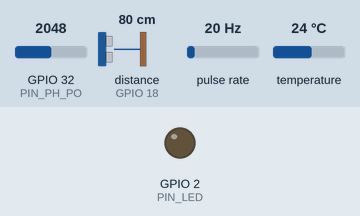
The sketch below on a simulated ESP32. On the bench: output pins drawn as LEDs (lit = HIGH). Wiring (inferred from the names in the program): ultrasonic range finder: trigger GPIO 5; echo GPIO 18; pulse sensor: data GPIO 16. The inputs (shaded band) are chosen by the test bench; at power-on: distance to the obstacle (sensor on GPIO 18) 80 cm, GPIO 32 (PIN_PH_PO) = 2048, pulse rate 20 Hz, temperature 24 °C. The echo pulse lasts 58.3 µs per cm; nothing arrives over Bluetooth unless stated; pins used as bus, display or sensor lines are not drawn; what the sketch prints to the serial monitor is not drawn.

Above: at 0.0 s.
At 2.2 s:
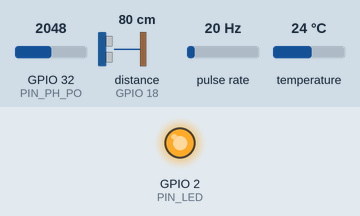
2.3 s: distance to the obstacle (sensor on GPIO 18) set to 2 cm
Timing chart, 0 to 5.3 s (numbered marks = the images above; inputs shaded):
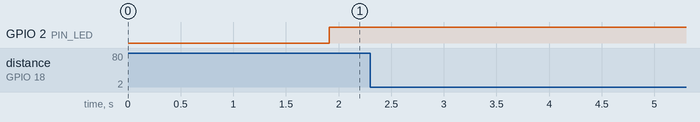

Measured:
- after the input at 2.3 s, every drawn part: stays the same

The sketch:

AquaIntel_firmware_Bluetooth.ino
```cpp
/*
 * ============================================================================
 * AQUAINTEL - SMART AUTONOMOUS WATER TANK MONITORING SYSTEM
 * Master Dedicated Bluetooth Firmware for Mobile Application
 * ============================================================================
 *
 * Pin Connections Verified:
 * 1. Ultrasonic Level Sensor:
 *    - TRIG Pin  --> ESP32 GPIO 5
 *    - ECHO Pin  --> ESP32 GPIO 18 (via 1kΩ / 2kΩ Voltage Divider)
 * 2. Status Indicator LED:
 *    - Anode (+) --> ESP32 GPIO 2 (via 220Ω Resistor)
 * 3. Waterproof DS18B20 Temp Sensor:
 *    - Yellow (Data) --> ESP32 GPIO 4 (with 4.7kΩ Pull-up Resistor to 3.3V)
 *    - Red (VCC)     --> ESP32 3.3V
 *    - Black (GND)   --> ESP32 GND
 * 4. E-201-C pH Sensor Probe:
 *    - Po Pin   --> ESP32 GPIO 32 (Analog Input)
 *    - V+ Pin   --> ESP32 5V (VIN)
 *    - G Pin    --> ESP32 GND
 * 5. YF-S201 Water Flow Rate Sensor:
 *    - Yellow (Signal) --> ESP32 GPIO 16 (Hardware Interrupt Pin)
 *    - Red (VCC)       --> ESP32 5V (VIN)
 *    - Black (GND)     --> ESP32 GND
 */

#include <Arduino.h>
#include <OneWire.h>
#include <DallasTemperature.h>
#include <BluetoothSerial.h>

#if !defined(CONFIG_BT_ENABLED) || !defined(CONFIG_BLUEDROID_ENABLED)
#error Bluetooth is not enabled! Please enable it in Arduino IDE settings.
#endif

// ============================================================================
// HARDWARE PIN DEFINITIONS
// ============================================================================
const int PIN_TRIG        = 5;   // Ultrasonic Trigger Output
const int PIN_ECHO        = 18;  // Ultrasonic Echo Input
const int PIN_PH_PO       = 32;  // pH Probe Analog Input (GPIO 32)
const int PIN_DS18B20     = 4;   // Temperature Data Pin (GPIO 4)
const int PIN_FLOW_SENSOR = 16;  // Water Flow Sensor Interrupt (GPIO 16)
const int PIN_LED         = 2;   // Status Alert LED (GPIO 2)

// ============================================================================
// TANK & CALIBRATION PARAMETERS
// ============================================================================
const float TANK_TOTAL_HEIGHT_CM   = 30.0f;  // Tank depth in cm
const float SENSOR_MIN_OFFSET_CM   = 4.0f;   // Air gap at 100% full
const float SOUND_SPEED_CM_PER_US  = 0.0343f;
const float TANK_CAPACITY_LITERS   = 1000.0f;
const float FLOW_CALIBRATION_FACTOR = 7.5f;   // YF-S201

float ph7Voltage = 1.128f; // Calibrated neutral baseline voltage

// Global Controllers
OneWire oneWire(PIN_DS18B20);
DallasTemperature tempSensor(&oneWire);
BluetoothSerial SerialBT;

// State Variables
volatile uint32_t flowPulseCount = 0;
float currentFlowRateLmin = 0.0f;
float cumulativeConsumedLiters = 0.0f;
float previousWaterLevelPct = -1.0f;
uint8_t factIndex = 0;
unsigned long lastUpdateTimestamp = 0;

// Interrupt Service Routine (ISR) for Flow Sensor Pulses
void IRAM_ATTR pulseCounterISR() {
    flowPulseCount++;
}

// ULTRASONIC DRIVER
float readRawDistanceCM() {
    digitalWrite(PIN_TRIG, LOW); delayMicroseconds(2);
    digitalWrite(PIN_TRIG, HIGH); delayMicroseconds(10);
    digitalWrite(PIN_TRIG, LOW);

    long durationUS = pulseIn(PIN_ECHO, HIGH, 30000);
    if (durationUS <= 0) return -1.0f;

    float distance = (durationUS * SOUND_SPEED_CM_PER_US) / 2.0f;
    if (distance < 1.0f || distance > 400.0f) return -1.0f;
    return distance;
}

float getFilteredDistanceCM(int samples = 5) {
    float sum = 0.0f; int validCount = 0;
    for (int i = 0; i < samples; i++) {
        float d = readRawDistanceCM();
        if (d > 0.0f) { sum += d; validCount++; }
        delay(15);
    }
    if (validCount == 0) return -1.0f;
    return sum / (float)validCount;
}

void setup() {
    Serial.begin(115200);
    delay(1000);

    pinMode(PIN_TRIG, OUTPUT);
    pinMode(PIN_ECHO, INPUT_PULLDOWN);
    digitalWrite(PIN_TRIG, LOW);
    pinMode(PIN_LED, OUTPUT);

    // Water Flow Sensor Interrupt Setup
    pinMode(PIN_FLOW_SENSOR, INPUT_PULLUP);
    attachInterrupt(digitalPinToInterrupt(PIN_FLOW_SENSOR), pulseCounterISR, RISING);

    analogSetAttenuation(ADC_11db);
    tempSensor.begin();

    // Start Bluetooth Classic SPP Serial ("AQUAINTEL_BT")
    SerialBT.begin("AQUAINTEL_BT");

    Serial.println(F("\n========================================================"));
    Serial.println(F(" AQUAINTEL - DEDICATED BLUETOOTH MOBILE APP FIRMWARE   "));
    Serial.println(F("[BLUETOOTH LOG] Bluetooth Serial 'AQUAINTEL_BT' Started!"));
    Serial.println(F("Pair your Mobile App with 'AQUAINTEL_BT' to start telemetry"));
    Serial.println(F("========================================================\n"));
}

void loop() {
    // Check for Inbound Bluetooth Commands from Mobile App
    if (SerialBT.available()) {
        String btCmd = SerialBT.readStringUntil('\n');
        btCmd.trim();
        if (btCmd == "CAL_PH7") {
            uint32_t sum = 0;
            for (int i = 0; i < 64; i++) { sum += analogRead(PIN_PH_PO); delay(2); }
            ph7Voltage = (sum / 64.0f / 4095.0f) * 3.3f;
            SerialBT.println("{\"status\":\"ok\",\"ph7Voltage\":" + String(ph7Voltage, 3) + "}");
        } else if (btCmd == "RESET_USAGE") {
            cumulativeConsumedLiters = 0.0f;
            SerialBT.println("{\"status\":\"ok\"}");
        }
    }

    unsigned long currentMillis = millis();
    if (currentMillis - lastUpdateTimestamp >= 1000) {
        lastUpdateTimestamp = currentMillis;

        // Calculate Flow Rate L/min from Hardware Interrupt Pulses
        noInterrupts();
        uint32_t pulses = flowPulseCount;
        flowPulseCount = 0;
        interrupts();

        currentFlowRateLmin = ((float)pulses) / FLOW_CALIBRATION_FACTOR;
        cumulativeConsumedLiters += (currentFlowRateLmin / 60.0f);

        float distance = getFilteredDistanceCM(5);
        float waterPct = 0.0f; float liters = 0.0f; bool isLevelValid = false;
        if (distance > 0.0f && distance <= (TANK_TOTAL_HEIGHT_CM + 10.0f)) {
            isLevelValid = true;
            float usableHeight = TANK_TOTAL_HEIGHT_CM - SENSOR_MIN_OFFSET_CM;
            if (usableHeight <= 0.0f) usableHeight = 1.0f;
            float waterColumnCM = TANK_TOTAL_HEIGHT_CM - distance;
            waterPct = constrain((waterColumnCM / usableHeight) * 100.0f, 0.0f, 100.0f);
            liters = (waterPct / 100.0f) * TANK_CAPACITY_LITERS;
        }

        tempSensor.requestTemperatures();
        float tempC = tempSensor.getTempCByIndex(0);
        if (tempC == DEVICE_DISCONNECTED_C || tempC < -40.0f || tempC > 125.0f) tempC = 25.0f;

        uint32_t phSum = 0;
        for (int i = 0; i < 64; i++) { phSum += analogRead(PIN_PH_PO); delayMicroseconds(100); }
        float phVolts = ((phSum / 64.0f) / 4095.0f) * 3.3f;
        float uncompPh = 7.00f + ((phVolts - ph7Voltage) * 3.5f);
        float phVal = constrain(uncompPh + (0.0033f * (tempC - 25.0f) * (7.00f - uncompPh)), 0.0f, 14.0f);

        // Case Alert Flags for Bluetooth Mobile Push Notifications
        bool isOverflow = (isLevelValid && waterPct >= 95.0f);
        bool isMaint = (phVal < 6.5f || phVal > 8.5f || tempC > 35.0f);
        bool isLeak = (previousWaterLevelPct > 0.0f && (previousWaterLevelPct - waterPct) >= 2.0f && currentFlowRateLmin == 0.0f);

        String alertTitle = "NOMINAL";
        String alertMsg = "All metrics nominal";

        if (isOverflow) {
            alertTitle = "🚨 OVERFLOW WARNING";
            alertMsg = "Tank is 95%+ FULL! Turn off water pump immediately.";
            digitalWrite(PIN_LED, HIGH);
        } else if (isLeak) {
            alertTitle = "💧 LEAKAGE ALERT";
            alertMsg = "Drastic water level drop detected! Check for tank pipe leak.";
            digitalWrite(PIN_LED, HIGH);
        } else if (isMaint) {
            alertTitle = "⚠️ MAINTENANCE REQUIRED";
            alertMsg = "Water pH or Temperature out of safe bounds!";
            digitalWrite(PIN_LED, HIGH);
        } else {
            digitalWrite(PIN_LED, LOW);
        }

        if (isLevelValid) previousWaterLevelPct = waterPct;

        char factBuf[128];
        factIndex = (factIndex + 1) % 4;
        if (factIndex == 0) snprintf(factBuf, sizeof(factBuf), "[RICE] Spent %.1fL! Water for %.1fg Paddy Rice.", cumulativeConsumedLiters, cumulativeConsumedLiters * 0.4f);
        else if (factIndex == 1) snprintf(factBuf, sizeof(factBuf), "[CHAI] Spent %.1fL! Equals %.1f cups of Chai.", cumulativeConsumedLiters, cumulativeConsumedLiters / 30.0f);
        else if (factIndex == 2) snprintf(factBuf, sizeof(factBuf), "[WHEAT] Spent %.1fL! Water for %.1f Rotis.", cumulativeConsumedLiters, cumulativeConsumedLiters / 50.0f);
        else snprintf(factBuf, sizeof(factBuf), "[QUOTA] Spent %.1fL! (%.1f%% of 135L Indian Quota).", cumulativeConsumedLiters, (cumulativeConsumedLiters / 135.0f) * 100.0f);

        String json = "{";
        json += "\"waterLevelPercent\":" + String(waterPct, 1) + ",";
        json += "\"currentLiters\":" + String(liters, 1) + ",";
        json += "\"tankCapacity\":" + String(TANK_CAPACITY_LITERS, 0) + ",";
        json += "\"distanceCM\":" + String(distance, 1) + ",";
        json += "\"isLevelValid\":" + String(isLevelValid ? "true" : "false") + ",";
        json += "\"pH\":" + String(phVal, 2) + ",";
        json += "\"flowRateLmin\":" + String(currentFlowRateLmin, 1) + ",";
        json += "\"temperatureC\":" + String(tempC, 1) + ",";
        json += "\"consumedLiters\":" + String(cumulativeConsumedLiters, 1) + ",";
        json += "\"indianQuotaPercent\":" + String((cumulativeConsumedLiters / 135.0f) * 100.0f, 1) + ",";
        json += "\"overflowAlert\":" + String(isOverflow ? "true" : "false") + ",";
        json += "\"maintAlert\":" + String(isMaint ? "true" : "false") + ",";
        json += "\"leakAlert\":" + String(isLeak ? "true" : "false") + ",";
        json += "\"alertTitle\":\"" + alertTitle + "\",";
        json += "\"alertMessage\":\"" + alertMsg + "\",";
        String fMsg = String(factBuf); fMsg.replace("\"", "\\\"");
        json += "\"factMessage\":\"" + fMsg + "\"";
        json += "}";

        // Broadcast JSON Telemetry over Bluetooth Serial to Mobile App
        SerialBT.println(json);

        // Serial Monitor Logging
        Serial.println(F("--------------------------------------------------"));
        Serial.print(F("WATER LEVEL     : ")); Serial.print(waterPct, 1); Serial.print(F(" %  ("));
        Serial.print(liters, 1); Serial.println(F(" Liters)"));
        Serial.print(F("FLOW SPEED      : ")); Serial.print(currentFlowRateLmin, 1); Serial.println(F(" L/min"));
        Serial.print(F("WATER TEMP      : ")); Serial.print(tempC, 1); Serial.println(F(" deg C"));
        Serial.print(F("pH VALUE        : ")); Serial.print(phVal, 2); Serial.println(F(""));
        Serial.print(F("SYSTEM STATUS   : ")); Serial.println(alertTitle);
        Serial.println(F("--------------------------------------------------\n"));
    }
}
```
